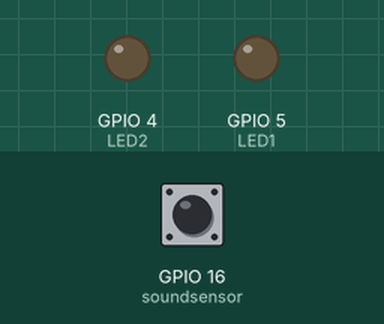
Recording of a sketch running on a simulated ESP8266 (NodeMCU). Parts: output pins drawn as LEDs (lit = HIGH). Inputs (shaded band) come from the test bench; at power-on: GPIO 16 (soundsensor) HIGH. WiFi joins after 1.5 s; servers stay silent unless stated; what the sketch prints to the serial monitor is not drawn.

Above: at 2.7 s.
2.8 s: GPIO 16 (soundsensor) pulsed LOW 2 times (0.12 s each, 0.3 s apart)
At 4.6 s:
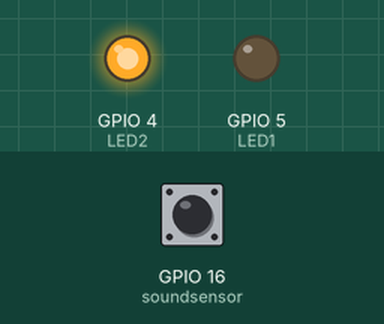
Timing chart, 0 to 6.1 s (numbered marks = the images above; inputs shaded):
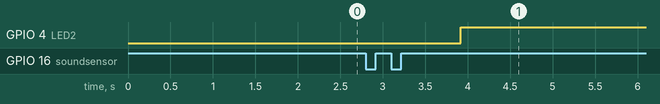

The sketch:

Nodetwo.ino
```cpp
// (licence header left out)
#include <Wire.h>
#include <ESP8266WiFi.h>
#include <FirebaseArduino.h>

// Set these to run example.

#define FIREBASE_HOST "swapnil-61130.firebaseio.com"
#define FIREBASE_AUTH "qmwr2XnhAqIo3GJBrRUJUWgKsSnXpsrPO37Oh6Jl"
#define WIFI_SSID "build"
#define WIFI_PASSWORD "hereyougo"

int soundsensor = 16; // potentiometer wiper (middle terminal) connected to analog pin 3
int LED1=5;
int LED2=4;
bool work1=false;
bool work2=false;
bool hit1=false;
bool hit2=false;
int now=0;
int prev=0;
unsigned long endtime;
unsigned long starttime;
int loopcount;
String soundclap;

void setup() {
  Serial.begin(115200);
  // connect to wifi.
  WiFi.begin(WIFI_SSID, WIFI_PASSWORD);
  Serial.print("connecting");
  while (WiFi.status() != WL_CONNECTED) {
    Serial.print(".");
    delay(500);
  }
  Serial.println();
  Serial.print("connected: ");
  Serial.println(WiFi.localIP());

  Firebase.begin(FIREBASE_HOST, FIREBASE_AUTH);
  pinMode(soundsensor,INPUT);
  pinMode(LED1,OUTPUT);
  pinMode(LED2,OUTPUT);
  digitalWrite(LED1,LOW);
  digitalWrite(LED2,LOW);
  int n = 0;

}


void loop() {

  while (digitalRead(soundsensor) == 0){
      now++;
      Serial.println(now);
  }
  starttime = millis();
  endtime = starttime;
  if (now > 10){
    Serial.println("First Clap");
    hit1=true;
    while ((endtime - starttime) <=1000) // do this loop for up to 1000mS
    {
// code here
      while (digitalRead(soundsensor) == 0){
        now++;
        Serial.println(now);
      }
      loopcount = loopcount+1;
      endtime = millis();
    }
    if (now > 25){
      Serial.println("Second Clap");
      hit2=true;
    }
    now = 0;
    if (hit1==true &hit2==true)
    {
      if (work2==false)
      {work2=true;
      digitalWrite(LED2,HIGH);
      Firebase.setString("Second Clap","ON");
      hit1=false;
      hit2=false;
      }
      else{
        work2=false;
              digitalWrite(LED2,LOW);
              Firebase.setString("Second Clap","OFF");

      hit1=false;
      hit2=false;
        }
      }
    if (hit1==true & hit2==false)
    {
        if (work1==false)
      {work1=true;
            digitalWrite(LED1,HIGH);
            Firebase.setString("First Clap","ON");

      hit1=false;
      hit2=false;
      }
      else{
        work1=false;
              digitalWrite(LED1,LOW);
              Firebase.setString("First Clap","OFF");

      hit1=false;
      hit2=false;
        }
      }

 // Serial.print(loopcount,DEC);
  }


}
```

Measured:
- after the input at 2.8 s, GPIO 4 (LED2): LOW → HIGH after 1.1 s
